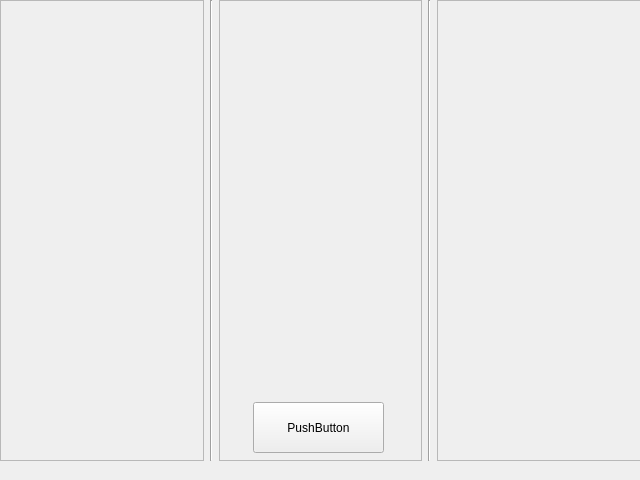
<?xml version="1.0" encoding="UTF-8"?>
<ui version="4.0">
 <class>MainWindow</class>
 <widget class="QMainWindow" name="MainWindow">
  <property name="geometry">
   <rect>
    <x>0</x>
    <y>0</y>
    <width>640</width>
    <height>480</height>
   </rect>
  </property>
  <property name="windowTitle">
   <string>MainWindow</string>
  </property>
  <widget class="QWidget" name="centralwidget">
   <widget class="QWidget" name="horizontalLayoutWidget">
    <property name="geometry">
     <rect>
      <x>0</x>
      <y>0</y>
      <width>641</width>
      <height>461</height>
     </rect>
    </property>
    <layout class="QHBoxLayout" name="horizontalLayout">
     <item>
      <widget class="QFrame" name="frame">
       <property name="frameShape">
        <enum>QFrame::StyledPanel</enum>
       </property>
       <property name="frameShadow">
        <enum>QFrame::Raised</enum>
       </property>
      </widget>
     </item>
     <item>
      <widget class="Line" name="line">
       <property name="orientation">
        <enum>Qt::Vertical</enum>
       </property>
      </widget>
     </item>
     <item>
      <widget class="QFrame" name="frame_3">
       <property name="frameShape">
        <enum>QFrame::StyledPanel</enum>
       </property>
       <property name="frameShadow">
        <enum>QFrame::Raised</enum>
       </property>
       <widget class="QPushButton" name="pushButton">
        <property name="geometry">
         <rect>
          <x>34</x>
          <y>402</y>
          <width>131</width>
          <height>51</height>
         </rect>
        </property>
        <property name="text">
         <string>PushButton</string>
        </property>
       </widget>
      </widget>
     </item>
     <item>
      <widget class="Line" name="line_2">
       <property name="orientation">
        <enum>Qt::Vertical</enum>
       </property>
      </widget>
     </item>
     <item>
      <widget class="QFrame" name="frame_2">
       <property name="frameShape">
        <enum>QFrame::StyledPanel</enum>
       </property>
       <property name="frameShadow">
        <enum>QFrame::Raised</enum>
       </property>
      </widget>
     </item>
    </layout>
   </widget>
  </widget>
  <widget class="QMenuBar" name="menubar">
   <property name="geometry">
    <rect>
     <x>0</x>
     <y>0</y>
     <width>640</width>
     <height>21</height>
    </rect>
   </property>
  </widget>
 </widget>
 <resources/>
 <connections/>
</ui>
